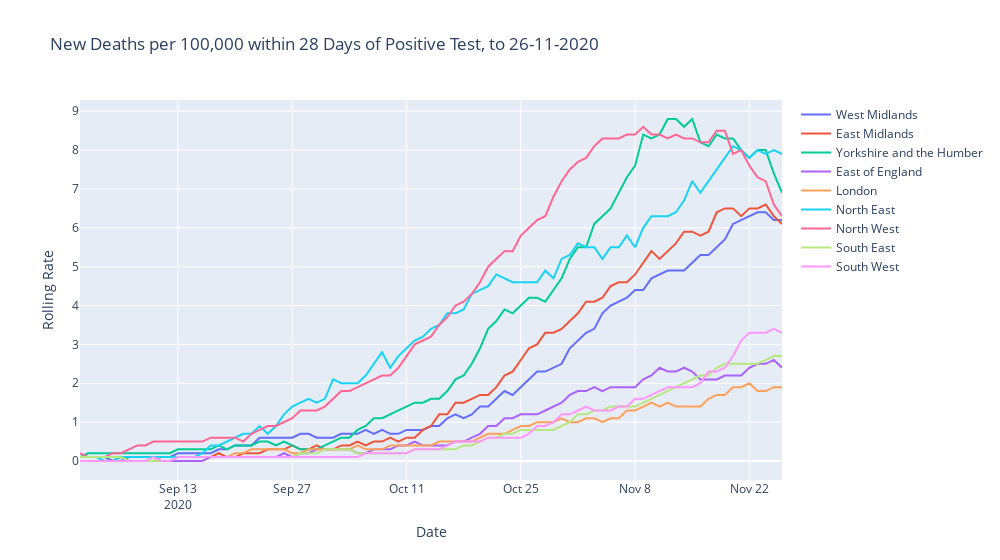

The notebook cell this image was saved under:
### Code cell
# plot regional data for second wave
col_name = 'newDeaths28DaysByDeathDateRollingRate'
graph_title = 'New Deaths per 100,000 within 28 Days of Positive Test, to ' + max_regions_date
y_label = 'Rolling Rate'
plot_graph( second_wave_list, regions_labels, graph_title, col_name, y_label)
